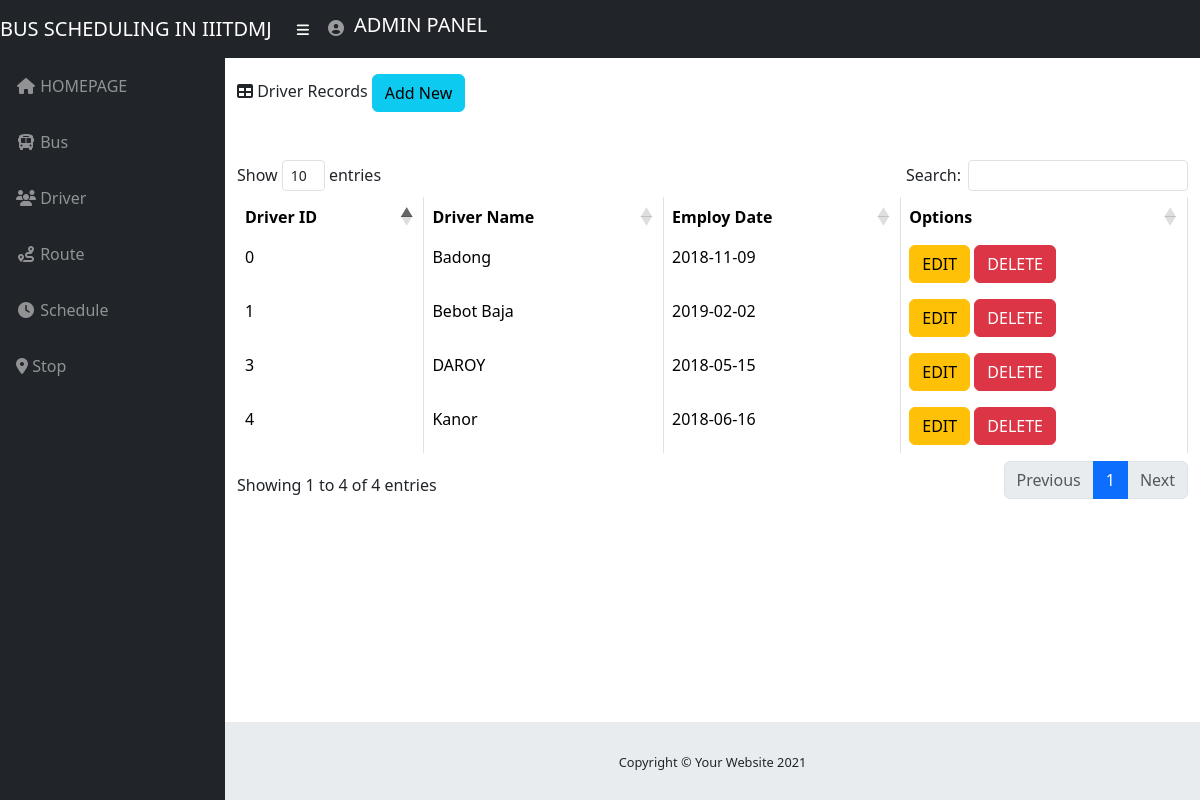
/driver.php (signed in), run on the app's committed database.
### tables this page shows
CREATE TABLE `driver` (
  `DRIVER_ID` int(30) NOT NULL,
  `DRIVER_NAME` varchar(50) NOT NULL,
  `EMPLOY_DATE` date NOT NULL
);

### driver.php (the view, shortened to what this page needs)
<?php include 'connection.php';
include 'topnav.php'; ?>
 <div class="col-lg-12">
                        <div>
            <i class="fas fa-table"></i>
               Driver Records  <a href="driveradd.php?action=add"  style="background-image: linear-gradient();> type="button" class="btn btn-xs btn-info">Add New</a>
            </div>
                          <br> </br>
                        <div class="table-responsive">
                            <table class="table table-bordered" id="dataTable" width="100%" cellspacing="0">
                                <thead>
                                    <tr>
                                        <th>Driver ID</th>
                                        <th>Driver Name</th>
                                        <th>Employ Date</th>
                                        <th>Options</th>
                                    </tr>
                                </thead>
                                <tbody>
                                 <?php
                $query = 'SELECT * FROM driver';
                    $result = mysqli_query($db, $query) or die (mysqli_error($db));
                        while ($row = mysqli_fetch_assoc($result)) {
                            echo '<tr>';
                            echo '<td>'. $row['DRIVER_ID'].'</td>';
                            echo '<td>'. $row['DRIVER_NAME'].'</td>';
                            echo '<td>'. $row['EMPLOY_DATE'].'</td>';
                            echo ' <td><a  type="button" class="btn btn-xs btn-warning" href="driveredit.php?action=edit & id='.$row['DRIVER_ID'] . '"> EDIT </a> ';
                            echo ' <a  type="button" class="btn btn-xs btn-danger" href="driverdel.php?type=driver&delete & id='.$row['DRIVER_ID'] . '">DELETE </a> </td>';
                            echo '</tr> ';
                }
            ?>
                                </tbody>
                            </table>
                        </div>
            </div>
                        <?php include 'footer.php'; ?>

### CSS/sb-admin.css (style rules this page uses)
html { position: relative; min-height: 100%; }
body { height: 100%; }
:root { --input-padding-x: 0.75rem; --input-padding-y: 0.75rem; }

### driver.php (style rules this page uses)
body { height: 100%; background-image: url("https://img.freepik.com/free-photo/delicate-yellow-abstract-watercolor-background_3590-82.jpg?size=626&ext=jpg"); background-position: center; background-repeat: no-repeat; background-size: cover; }

### data on the page
driver: DRIVER_ID "0", DRIVER_NAME "Badong", EMPLOY_DATE "2018-11-09"
driver: DRIVER_ID "1", DRIVER_NAME "Bebot Baja", EMPLOY_DATE "2019-02-02"
driver: DRIVER_ID "3", DRIVER_NAME "DAROY", EMPLOY_DATE "2018-05-15"
driver: DRIVER_ID "4", DRIVER_NAME "Kanor", EMPLOY_DATE "2018-06-16"
